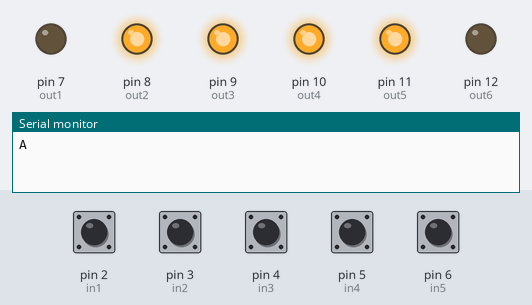
Simulated run of this sketch. Board: Arduino Uno, built with avr-gcc and run on an emulated ATmega328P. Shown: output pins drawn as LEDs (lit = HIGH), the last lines printed to the serial monitor. Dashed ring = blinking. The test bench sets the inputs (shaded band); at power-on: pin 2 (in1), pin 3 (in2), pin 4 (in3), pin 5 (in4), pin 6 (in5) HIGH.

Above: at 1.2 s.
1.3 s: pin 3 (in2) pulled LOW for 0.15 s
At 1.42 s:
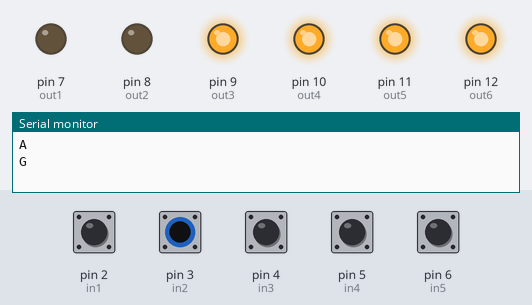
3.3 s: pin 4 (in3) pulled LOW for 1 s
At 3.42 s:
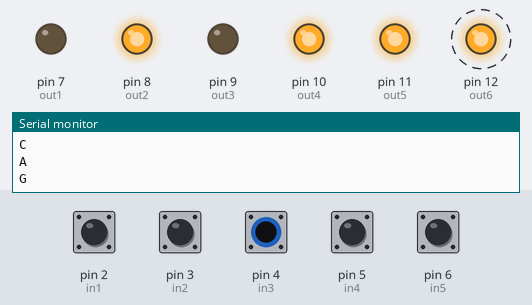
5.8 s: pin 5 (in4) pulled LOW for 0.15 s
At 5.92 s:
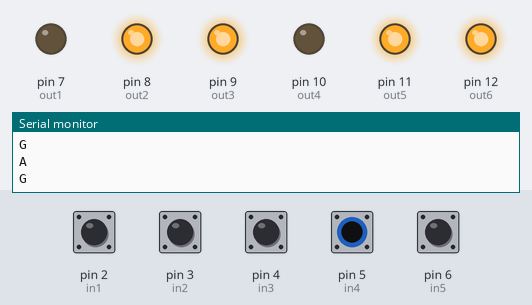
7.8 s: pin 6 (in5) pulled LOW for 0.15 s
At 7.92 s:
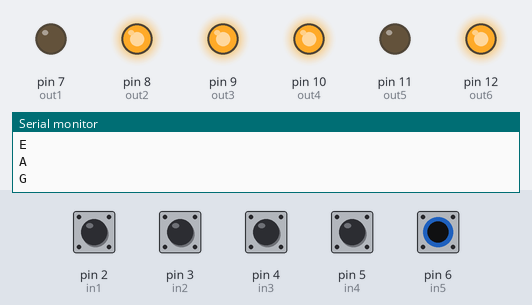
9.8 s: pin 2 (in1) pulled LOW for 0.15 s
11.4 s: pin 3 (in2) driven LOW and pin 4 (in3) driven LOW
At 11.52 s:
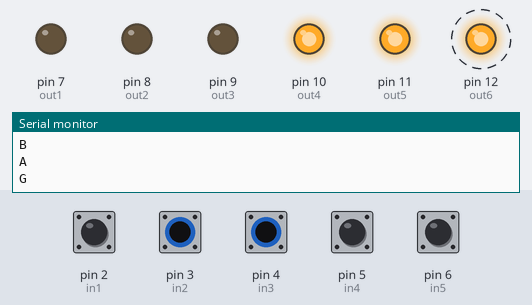
Timing chart, 0 to 15.4 s (numbered marks = the images above; inputs shaded):
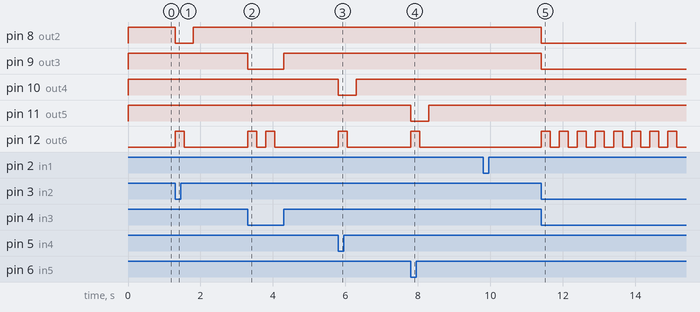

The sketch:

Indicador-de-nivel.ino
```cpp
int8_t in1 = 2;
uint8_t in2 = 3; // abreviacion (uint8_t) enteros de 1 byte sin signo
uint8_t in3 = 4; //
uint8_t in4 = 5;
uint8_t in5 = 6 ; //
uint8_t out1 = 7; //
uint8_t out2 = 8; //
uint8_t out3 = 9; //
uint8_t out4 = 10; //
uint8_t out5 = 11 ; //
uint8_t out6 = 12 ;
int Nivel1 , Nivel2, Nivel3, Nivel4, Nivel5; //variables donde guardare las entradas para hacer la logica
int O1, O2, O3, O4, O5, O6, nivel, nivel1; // variables donde reflegare las entradas en forma de salidas, y "nivel" donde guardare el nivel
char nivel3;
void setup() {
  Serial.begin (9600);
  pinMode(in1, INPUT_PULLUP);
  pinMode(in2, INPUT_PULLUP);
  pinMode(in3, INPUT_PULLUP);
  pinMode(in4, INPUT_PULLUP);
  pinMode(in5, INPUT_PULLUP);
  pinMode(out1, OUTPUT);
  pinMode(out2, OUTPUT);
  pinMode(out3, OUTPUT);
  pinMode(out4, OUTPUT);
  pinMode(out5, OUTPUT);
  pinMode(out6, OUTPUT);
  nivel3 = 'A';
  Serial.println (nivel3);
}

void imprime ()
{
  Serial.println (nivel3);
}

void loop() {
  Nivel1 = digitalRead(in1);
  Nivel2 = digitalRead(in2);
  Nivel3 = digitalRead(in3);
  Nivel4 = digitalRead(in4);
  Nivel5 = digitalRead(in5);
  digitalWrite(out2, Nivel2);
  digitalWrite(out3, Nivel3);
  digitalWrite(out4, Nivel4);
  digitalWrite(out5, Nivel5);
  if (Nivel1 and Nivel2 and Nivel3 and Nivel4 and Nivel5) //inicia el algebra boleana
  {
    nivel = 0;
    nivel3 = 'A';
  }

  if (Nivel1 == 0)
  {
    nivel = 20;
    nivel3 = 'B';
  }
  if (Nivel2 == 0)
  {
    nivel = 40;
    nivel3 = 'C';
  }
  if (Nivel3 == 0)
  { nivel = 60;
    nivel3 = 'D';
  }

  if (Nivel4 == 0)
  { nivel = 80;
    nivel3 = 'E';
  }
  if (Nivel5 == 0)
  { nivel = 5;
    nivel3 = 'F';
  }
  if (!((!Nivel1 and !Nivel2 and !Nivel3 and !Nivel4 and !Nivel5) or
        (!Nivel1 and !Nivel2 and !Nivel3 and !Nivel4 and Nivel5) or
        (!Nivel1 and !Nivel2 and !Nivel3 and Nivel4 and Nivel5) or
        (!Nivel1 and !Nivel2 and Nivel3 and Nivel4 and Nivel5) or
        (!Nivel1 and Nivel2 and Nivel3 and Nivel4 and Nivel5) or
        (Nivel1 and Nivel2 and Nivel3 and Nivel4 and Nivel5)  ) )
  {
    nivel = 6;
    Serial.println ('G');
    //   Serial.println ("Error, revise el sistema comenzando por el sensor indicador"); // modificar secuencuia de error
    digitalWrite(out6, HIGH);
    delay(250);
    digitalWrite(out6, LOW);
    delay(250);
  }
  if (nivel1 != nivel)                                   // hace algo diferente
  {
    imprime ();                                          // hace algo diferente
     //delay (1000);                                             // hace algo diferente
  }
  nivel1 = nivel;
}
```

Measured:
- after the input at 1.3 s, pin 8 (out2): HIGH → LOW at once, → HIGH 0.50 s later; pin 12 (out6): LOW → HIGH at once, → LOW 0.25 s later
- after the input at 3.3 s, pin 9 (out3): HIGH → LOW at once, → HIGH 1.0 s later; pin 12 (out6): alternates HIGH for 0.25 s and LOW for 0.25 s, 4 changes in all, then stays LOW, starting at once
- after the input at 5.8 s, pin 10 (out4): HIGH → LOW at once, → HIGH 0.50 s later; pin 12 (out6): LOW → HIGH at once, → LOW 0.25 s later
- after the input at 7.8 s, pin 11 (out5): HIGH → LOW at once, → HIGH 0.50 s later; pin 12 (out6): LOW → HIGH at once, → LOW 0.25 s later
- after the input at 11.4 s, pin 8 (out2), pin 9 (out3): HIGH → LOW at once; pin 12 (out6): alternates HIGH for 0.25 s and LOW for 0.25 s, starting at once
